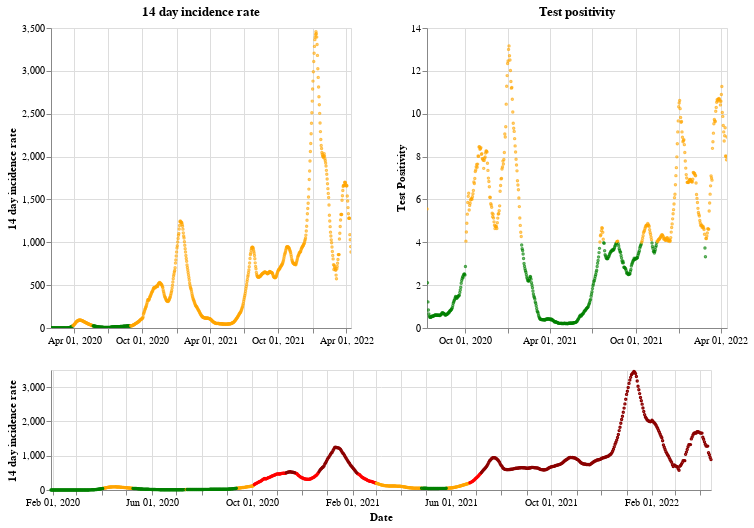

The cell this chart's notebook holds for it:
### Markdown cell above
## England

### Code cell
plot_traffic_light('England')

### Figure 1 — Vega-Lite specification as saved in the notebook (floating-point values rounded to 4 significant figures; data arrays with more than 128 entries replaced by an {"elided": "..."} marker saying what was removed)
{"config": {"view": {"continuousWidth": 400, "continuousHeight": 300}}, "vconcat": [{"hconcat": [{"mark": {"type": "point", "size": 2}, "encoding": {"color": {"condition": {"value": "green", "test": "(datum.twoWeeklyCasesRate <= 25)"}, "value": "orange"}, "tooltip": [{"type": "nominal", "field": "areaName"}, {"type": "temporal", "field": "date"}, {"type": "quantitative", "field": "twoWeeklyCasesRate"}, {"type": "quantitative", "field": "testPositivity"}], "x": {"type": "temporal", "axis": {"title": ""}, "field": "date", "scale": {"domain": {"selection": "DateBrush"}}, "timeUnit": "yearmonthdate"}, "y": {"type": "quantitative", "axis": {"title": "14 day incidence rate"}, "field": "twoWeeklyCasesRate"}}, "title": "14 day incidence rate", "width": 300}, {"mark": {"type": "point", "size": 2}, "encoding": {"color": {"condition": {"value": "green", "test": "(datum.testPositivity <= 4)"}, "value": "orange"}, "tooltip": [{"type": "nominal", "field": "areaName"}, {"type": "temporal", "field": "date"}, {"type": "quantitative", "field": "twoWeeklyCasesRate"}, {"type": "quantitative", "field": "testPositivity"}], "x": {"type": "temporal", "axis": {"title": ""}, "field": "date", "scale": {"domain": {"selection": "DateBrush"}}, "timeUnit": "yearmonthdate"}, "y": {"type": "quantitative", "axis": {"title": "Test Positivity"}, "field": "testPositivity"}}, "title": "Test positivity", "width": 300}]}, {"layer": [{"mark": {"type": "point", "size": 2}, "encoding": {"color": {"condition": {"value": "orange", "test": "(((datum.testPositivity < 4) && (datum.twoWeeklyCasesRate >= 50)) && (datum.twoWeeklyCasesRate < 200))"}, "value": "red"}, "opacity": {"condition": {"value": 1, "test": "((datum.twoWeeklyCasesRate >= 50) && (datum.twoWeeklyCasesRate < 500))"}, "value": 0}, "tooltip": [{"type": "nominal", "field": "areaName"}, {"type": "temporal", "field": "date"}, {"type": "quantitative", "field": "twoWeeklyCasesRate"}, {"type": "quantitative", "field": "testPositivity"}], "x": {"type": "temporal", "axis": {"title": "Date"}, "field": "date", "timeUnit": "yearmonthdate"}, "y": {"type": "quantitative", "axis": {"title": "14 day incidence rate"}, "field": "twoWeeklyCasesRate"}}, "selection": {"DateBrush": {"type": "interval", "encodings": ["x"], "fields": ["Time"]}}}, {"mark": {"type": "point", "size": 2}, "encoding": {"color": {"value": "darkred"}, "opacity": {"condition": {"value": 1, "test": "(datum.twoWeeklyCasesRate >= 500)"}, "value": 0}, "tooltip": [{"type": "nominal", "field": "areaName"}, {"type": "temporal", "field": "date"}, {"type": "quantitative", "field": "twoWeeklyCasesRate"}, {"type": "quantitative", "field": "testPositivity"}], "x": {"type": "temporal", "axis": {"title": "Date"}, "field": "date", "timeUnit": "yearmonthdate"}, "y": {"type": "quantitative", "axis": {"title": "14 day incidence rate"}, "field": "twoWeeklyCasesRate"}}}, {"mark": {"type": "point", "size": 2}, "encoding": {"color": {"condition": {"value": "green", "test": "((datum.testPositivity < 4) && (datum.twoWeeklyCasesRate < 50))"}, "value": "orange"}, "opacity": {"condition": {"value": 1, "test": "(datum.twoWeeklyCasesRate < 50)"}, "value": 0}, "tooltip": [{"type": "nominal", "field": "areaName"}, {"type": "temporal", "field": "date"}, {"type": "quantitative", "field": "twoWeeklyCasesRate"}, {"type": "quantitative", "field": "testPositivity"}], "x": {"type": "temporal", "axis": {"title": "Date"}, "field": "date", "timeUnit": "yearmonthdate"}, "y": {"type": "quantitative", "axis": {"title": "14 day incidence rate"}, "field": "twoWeeklyCasesRate"}}}], "height": 120, "width": 660}], "data": {"name": "data-0e75e0361704b20da0e2463b9c1f83b3"}, "$schema": "https://vega.github.io/schema/vega-lite/v4.8.1.json", "datasets": {"data-0e75e0361704b20da0e2463b9c1f83b3": {"elided": "806 records"}}}
